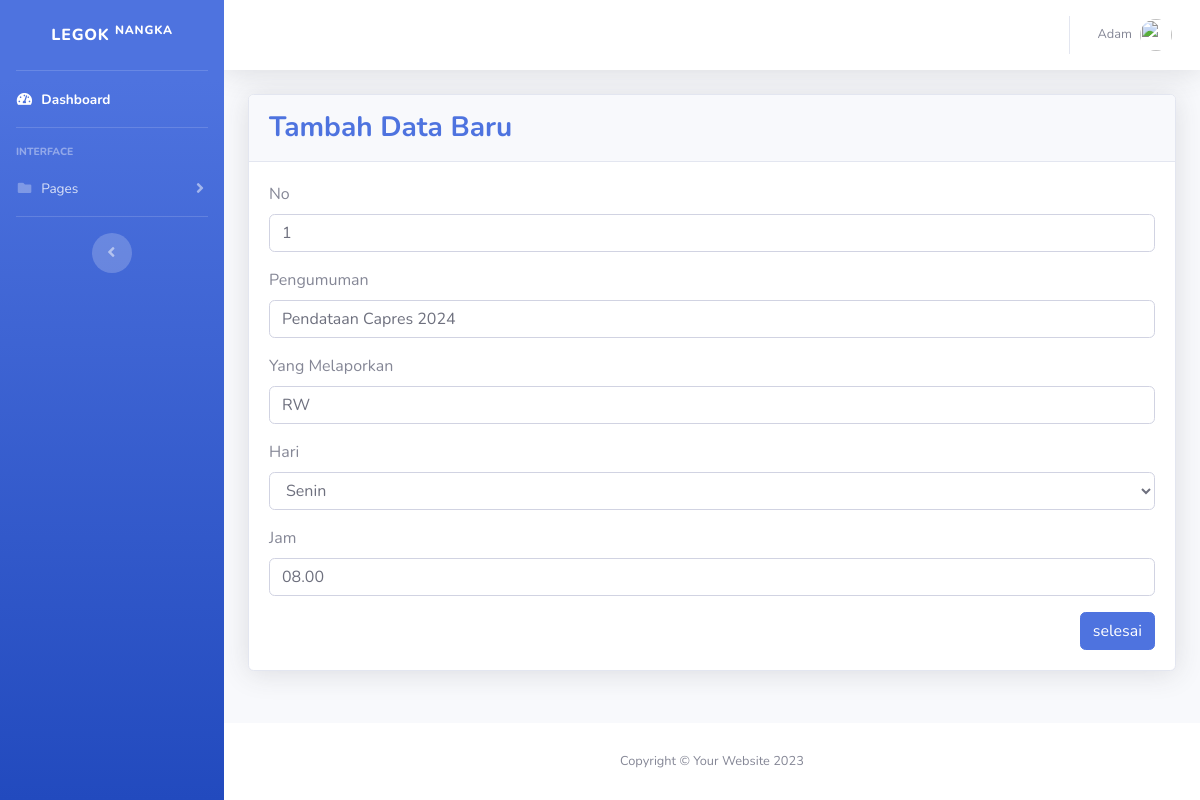
/Admin_Warga/pengumumanedit.php?edit=1 (signed in), run on the app's committed database.
### tables this page shows
CREATE TABLE `pengumuman` (
  `id_p` int(11) NOT NULL,
  `no` int(10) NOT NULL,
  `pengumuman` varchar(100) NOT NULL,
  `yang_lapor` varchar(30) NOT NULL,
  `hari` varchar(10) NOT NULL,
  `jam` varchar(5) NOT NULL
);

### Admin_Warga/pengumumanedit.php (the view, shortened to what this page needs)
<!DOCTYPE html>
<html lang="en">
<head>
    <link href="vendor/fontawesome-free/css/all.min.css" rel="stylesheet" type="text/css">
    <link href="css/sb-admin-2.min.css" rel="stylesheet">
    <link href="vendor/datatables/dataTables.bootstrap4.min.css" rel="stylesheet">
</head>
<body id="page-top">
    <div id="wrapper">
        <ul class="navbar-nav bg-gradient-primary sidebar sidebar-dark accordion" id="accordionSidebar">
            <a class="sidebar-brand d-flex align-items-center justify-content-center" href="index.php">
                <div class="sidebar-brand-text mx-3">Legok <sup>Nangka</sup></div>
            </a>
            <hr class="sidebar-divider my-0">
            <li class="nav-item active">
                <a class="nav-link" href="index.php">
                    <i class="fas fa-fw fa-tachometer-alt"></i>
                    <span>Dashboard</span></a>
            </li>
            <hr class="sidebar-divider">
            <div class="sidebar-heading">
                Interface
            </div>
            <li class="nav-item">
                <a class="nav-link collapsed" href="#" data-toggle="collapse" data-target="#collapsePages" aria-expanded="true" aria-controls="collapsePages">
                    <i class="fas fa-fw fa-folder"></i>
                    <span>Pages</span>
                </a>
            </li>
            <hr class="sidebar-divider d-none d-md-block">
            <div class="text-center d-none d-md-inline">
                <button class="rounded-circle border-0" id="sidebarToggle"></button>
            </div>
        </ul>
        <div id="content-wrapper" class="d-flex flex-column">
            <div id="content">
                <nav class="navbar navbar-expand navbar-light bg-white topbar mb-4 static-top shadow">
                    <ul class="navbar-nav ml-auto">
                        <li class="nav-item dropdown no-arrow">
                            <a class="nav-link dropdown-toggle" href="#" id="userDropdown" role="button" data-toggle="dropdown" aria-haspopup="true" aria-expanded="false">
                            <?php echo "<span class='mr-2 d-none d-lg-inline text-gray-600 small'> $_SESSION[username] </span>" ?>
                                <img class="img-profile rounded-circle" src="img/profil.gif">
                            </a>
                        </li>
                    </ul>
                </nav>
                <div class="container-fluid">
                    <div class="card shadow mb-4">
                        <div class="card-header py-3">
                            <h3 class="m-0 font-weight-bold text-primary">Tambah Data Baru</h3>
                        </div>
                        <div class="card-body">
                            <?php
                            require_once "koneksi.php";
                            if (isset($_GET['edit'])) {
                                $id = $_GET['edit'];
                                $hasil = mysqli_query($koneksi, "Select * from pengumuman WHERE id_p='$id'");
                                while ($kolom = mysqli_fetch_array($hasil)) { ?>
                                    <form action="" method="post">
                                        <div class="mb-3">
                                            <label class="form-label">No</label>
                                            <input type="text" class="form-control" name="no_q" value="<?= $kolom['no']; ?>">
                                        </div>
                                        <div class="mb-3">
                                            <label class="form-label">Pengumuman</label>
                                            <input type="text" class="form-control" name="pengu" value="<?= $kolom['pengumuman']; ?>">
                                        </div>
                                        <div class="mb-3">
                                            <label class="form-label">Yang Melaporkan</label>
                                            <input type="text" class="form-control" name="lapor" value="<?= $kolom['yang_lapor']; ?>">
                                        </div>
                                        <div class="mb-3">
                                            <label class="form-label">Hari</label>
                                            <select class="form-control" aria-label="Default select example" name="hari">
                                                <option <?php echo ($kolom['hari'] == 'Senin') ? "selected":""?>>Senin</option>
                                            </select>
                                        </div>
                                        <div class="mb-3">
                                            <label class="form-label">Jam</label>
                                            <input type="text" class="form-control" name="jm" value="<?= $kolom['jam']; ?>">
                                        </div>
                                        <button type="submit" class="btn btn-primary" style="float: right;" name="selesai">selesai</button>
                                    </form>
                            <?php
                                }
                            } ?>
                        </div>
                    </div>
                </div>
            </div>
            <footer class="sticky-footer bg-white">
                <div class="container my-auto">
                    <div class="copyright text-center my-auto">
                        <span>Copyright &copy; Your Website </span>
                    </div>
                </div>
            </footer>
        </div>
    </div>
</body>
</html>

### data on the page
pengumuman: no_q "1", pengu "Pendataan Capres 2024", lapor "RW", hari "Senin", jm "08.00"

### other printed values
$_SESSION[username] "Adam"
